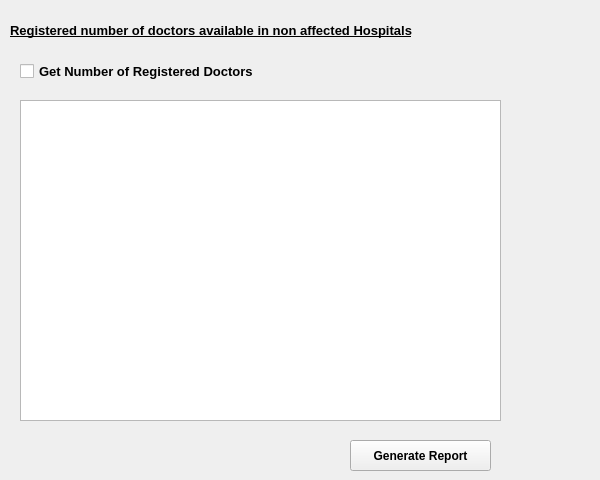
       <widget class="QWidget" name="tab_31">
        <attribute name="title">
         <string>Registered Doctors</string>
        </attribute>
        <widget class="QLabel" name="label_75">
         <property name="geometry">
          <rect>
           <x>10</x>
           <y>10</y>
           <width>581</width>
           <height>41</height>
          </rect>
         </property>
         <property name="font">
          <font>
           <pointsize>10</pointsize>
           <weight>75</weight>
           <bold>true</bold>
           <underline>true</underline>
          </font>
         </property>
         <property name="text">
          <string>Registered number of doctors available in non affected Hospitals</string>
         </property>
        </widget>
        <widget class="QTextBrowser" name="txtBDoctorsN">
         <property name="geometry">
          <rect>
           <x>20</x>
           <y>100</y>
           <width>481</width>
           <height>321</height>
          </rect>
         </property>
        </widget>
        <widget class="QCheckBox" name="chknumberofDoctors">
         <property name="geometry">
          <rect>
           <x>20</x>
           <y>60</y>
           <width>311</width>
           <height>22</height>
          </rect>
         </property>
         <property name="font">
          <font>
           <pointsize>10</pointsize>
           <weight>75</weight>
           <bold>true</bold>
          </font>
         </property>
         <property name="text">
          <string>Get Number of Registered Doctors</string>
         </property>
        </widget>
        <widget class="QPushButton" name="btnGenReportN">
         <property name="geometry">
          <rect>
           <x>350</x>
           <y>440</y>
           <width>141</width>
           <height>31</height>
          </rect>
         </property>
         <property name="font">
          <font>
           <weight>75</weight>
           <bold>true</bold>
          </font>
         </property>
         <property name="text">
          <string>Generate Report</string>
         </property>
        </widget>
       </widget>
